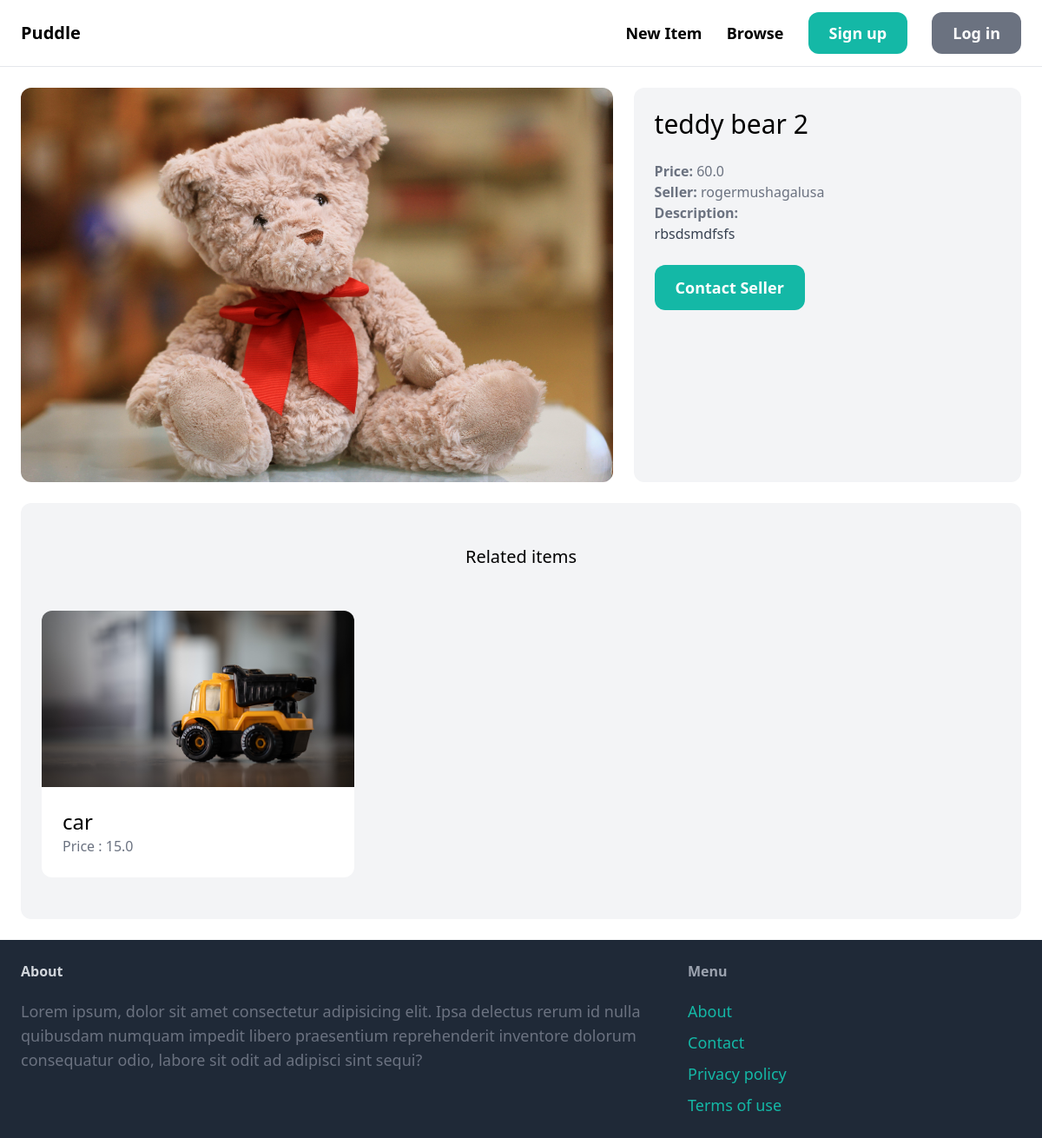
The page /items/7/ on the database its author committed.
### item/models.py (models this page shows, shortened)
class Item(models.Model):
    name = models.CharField( max_length = 255)
    category = models.ForeignKey(Category, related_name = 'items', on_delete=models.CASCADE)
    description = models.TextField()
    price = models.FloatField()
    image = models.ImageField(upload_to='item_image', blank=True, null=True)
    is_sold = models.BooleanField(default=False)
    created_by = models.ForeignKey(User, related_name = 'items', on_delete=models.CASCADE)
    created_at = models.DateTimeField(auto_now_add="True")
    class Meta:
        ordering = ('name',)

### item/views.py (the view)
# urls.py: path('<int:pk>/', views.detail, name='detail'),
def detail(request, pk):
    item = get_object_or_404(Item, pk=pk)
    related_items = Item.objects.filter(category=item.category, is_sold=False).exclude(pk=pk)[0:3]
    return render(request, "item/detail.html", {
        'item' : item,
        'related_items' : related_items
    })

### item/templates/item/detail.html (shortened to what this page needs)
{% extends 'core/base.html' %}
{% block content %}
    <div class="grid grid-cols-5 gap-6">
        <div class="col-span-3">
            <img src="{{ item.image.url }}" alt="image" class="rounded-xl">
        </div>
        <div class="col-span-2 p-6 bg-gray-100 rounded-xl">
            <h1 class="mb-6 text-3xl">{{ item.name }}</h1>
            <p class="text-gray-500"><strong>Price: </strong>{{ item.price }}</p>
            <p class="text-gray-500"><strong>Seller: </strong>{{ item.created_by.username }}</p>
            {% if item.description %}
                <p class="text-gray-700">
                    <strong class="text-gray-500">Description: </strong><br>
                    {{ item.description }}
                </p>
            {% endif %}
            {% if request.user == item.created_by %}
                <div class="mt-6 p-6 bg-white rounded-xl">
                    <p>This is your item ! </p>
                    <a href="{% url 'item:edit' item.id %}" class="inline-block mt-6 px-6 py-6 text-lg font-semibold bg-teal-500 text-white rounded-xl">Edit</a>
                    <a href="{% url 'item:delete' item.id %}" class="inline-block mt-6 px-6 py-6 text-lg font-semibold bg-red-500 text-white rounded-xl">Delete</a>
                </div>
            {% else %}
                <a href="{% url 'conversation:new' item.id %}" class="inline-block mt-6 px-6 py-3 text-lg font-semibold bg-teal-500 text-white rounded-xl hover:bg-teal-700">Contact Seller</a>
            {% endif %}
        </div>
    </div>
    <div class="mt-6 px-6 py-12 bg-gray-100 rounded-xl">
        <h2 class="mb-12 text-xl text-center">Related items</h2>
        <div class="grid grid-cols-3 gap-3">
            {% for item in related_items %}
                <div>
                    <a href="{% url 'item:detail' item.id %}">
                        <div class="">
                            <img src="{{ item.image.url }}" alt="" class="rounded-t-xl ">
                        </div>
                        <div class="p-6 bg-white rounded-b-xl">
                            <h2 class="text-2xl">{{ item.name }} </h2>
                            <p class="text-gray-500">Price : {{ item.price }} </p>
                        </div>
                    </a>
                </div>
            {% endfor %}
        </div>
    </div>
{% endblock content %}

### rows shown on the page
Item: image (picture), name "teddy bear 2", price "60.0", created_by.username "rogermushagalusa", description "rbsdsmdfsfs"
Item: image (picture), name "car", price "15.0"
